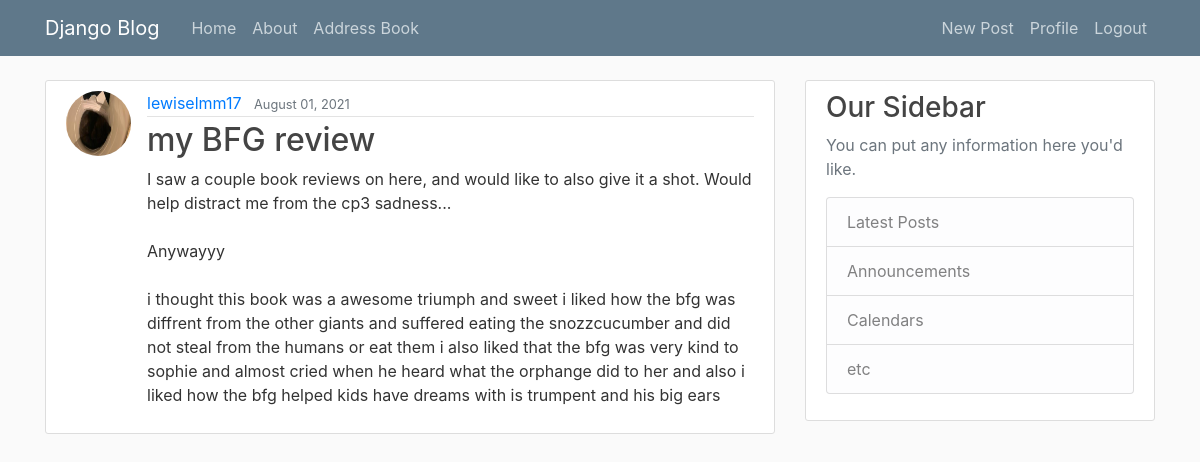
/post/20/ (signed in), run on the app's committed database.
### blog/models.py (models this page shows, shortened)
class Post(models.Model):
    title = models.CharField(max_length=100)
    content = models.TextField()
    date_posted = models.DateTimeField(default=timezone.now)
    author = models.ForeignKey(User, on_delete=models.CASCADE)

### users/models.py (models this page shows, shortened)
class Profile(models.Model):
    user = models.OneToOneField(User, on_delete = models.CASCADE)
    image = models.ImageField(default='default.jpg', upload_to='profile_pics')

### blog/views.py (the view)
# urls.py: path('post/<int:pk>/', PostDetailView.as_view(), name='post-detail'),
class PostDetailView(LoginRequiredMixin, DetailView):
    model = Post

### blog/templates/blog/post_detail.html (shortened to what this page needs)
{% extends "blog/base.html" %}
{% block content %}
  <article class="media content-section">
    <img class="rounded-circle article-img" src="{{ object.author.profile.image.url }}">
    <div class="media-body">
      <div class="article-metadata">
        <a class="mr-2" href="{% url 'user-posts' object.author.username %}">{{ object.author }}</a>
        <small class="text-muted">{{ object.date_posted|date:"F d, Y" }}</small>
      </div>
      <h2 class="article-title">{{ object.title }}</h2>
      <p class="article-content">{{ object.content }}</p>
    </div>
  </article>
{% endblock content %}

### blog/static/blog/main.css (style rules this page uses)
body { background: #fafafa; color: #333333; margin-top: 5rem; }
h1, h2, h3, h4, h5, h6 { color: #444444; }
.content-section { background: #ffffff; padding: 10px 20px; border: 1px solid #dddddd; border-radius: 3px; margin-bottom: 20px; }
.article-title { color: #444444; }
.article-content { white-space: pre-line; }
.article-img { height: 65px; width: 65px; margin-right: 16px; }
.article-metadata { padding-bottom: 1px; margin-bottom: 4px; border-bottom: 1px solid #e3e3e3 }

### data on the page
Post: author.profile.image (placeholder picture), author "lewiselmm17", date_posted "August 01, 2021", title "my BFG review", content "I saw a couple book reviews on here, and would like to also give it a shot. Would help distract me from the cp3 sadness... Anywayyy i thought this book was a awesome triumph and sweet i liked how the bfg was diffrent from the other giants and suffered eating the snozzcucumber and did not steal from the humans or eat them i also liked that the bfg was very kind to sophie and almost cried when he heard what the orphange did to her and also i liked how the bfg helped kids have dreams with is trumpent and his big ears"
